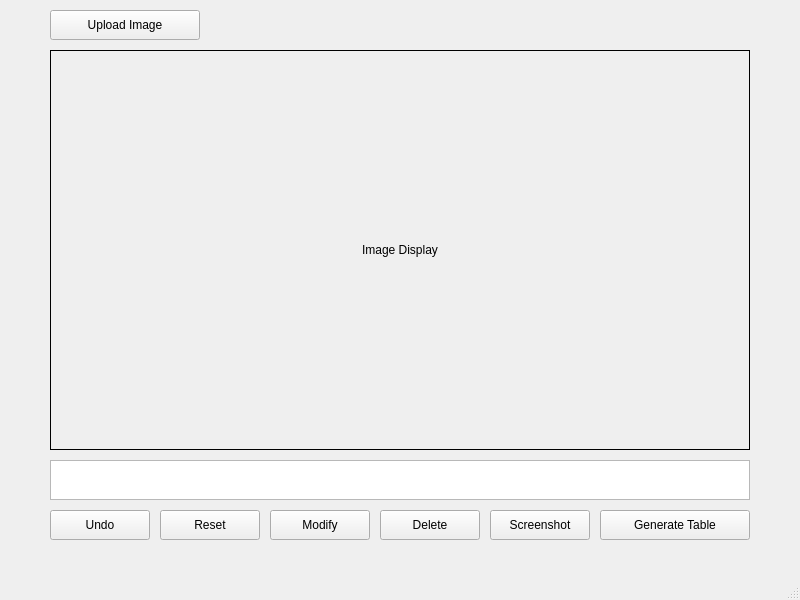
<?xml version="1.0" encoding="UTF-8"?>
<ui version="4.0">
 <class>MainWindow</class>
 <widget class="QMainWindow" name="MainWindow">
  <property name="geometry">
   <rect>
    <x>0</x>
    <y>0</y>
    <width>800</width>
    <height>600</height>
   </rect>
  </property>
  <property name="windowTitle">
   <string>Image Measurement</string>
  </property>
  <widget class="QWidget" name="centralwidget">
   <!-- 上传图像按钮 -->
   <widget class="QPushButton" name="button_upload_image">
    <property name="geometry">
     <rect>
      <x>50</x>
      <y>10</y>
      <width>150</width>
      <height>30</height>
     </rect>
    </property>
    <property name="text">
     <string>Upload Image</string>
    </property>
   </widget>
   <!-- 图像显示区域 -->
   <widget class="QLabel" name="label_image">
    <property name="geometry">
     <rect>
      <x>50</x>
      <y>50</y>
      <width>700</width>
      <height>400</height>
     </rect>
    </property>
    <property name="text">
     <string>Image Display</string>
    </property>
    <property name="alignment">
     <set>Qt::AlignCenter</set>
    </property>
    <property name="frameShape">
     <enum>QFrame::Box</enum>
    </property>
   </widget>
   <!-- 按钮区域 -->
   <widget class="QPushButton" name="button_undo">
    <property name="geometry">
     <rect>
      <x>50</x>
      <y>510</y>
      <width>100</width>
      <height>30</height>
     </rect>
    </property>
    <property name="text">
     <string>Undo</string>
    </property>
   </widget>
   <widget class="QPushButton" name="button_reset">
    <property name="geometry">
     <rect>
      <x>160</x>
      <y>510</y>
      <width>100</width>
      <height>30</height>
     </rect>
    </property>
    <property name="text">
     <string>Reset</string>
    </property>
   </widget>
   <widget class="QPushButton" name="button_modify">
    <property name="geometry">
     <rect>
      <x>270</x>
      <y>510</y>
      <width>100</width>
      <height>30</height>
     </rect>
    </property>
    <property name="text">
     <string>Modify</string>
    </property>
   </widget>
   <widget class="QPushButton" name="button_delete">
    <property name="geometry">
     <rect>
      <x>380</x>
      <y>510</y>
      <width>100</width>
      <height>30</height>
     </rect>
    </property>
    <property name="text">
     <string>Delete</string>
    </property>
   </widget>
   <widget class="QPushButton" name="button_screenshot">
    <property name="geometry">
     <rect>
      <x>490</x>
      <y>510</y>
      <width>100</width>
      <height>30</height>
     </rect>
    </property>
    <property name="text">
     <string>Screenshot</string>
    </property>
   </widget>
   <widget class="QPushButton" name="button_generate_table">
    <property name="geometry">
     <rect>
      <x>600</x>
      <y>510</y>
      <width>150</width>
      <height>30</height>
     </rect>
    </property>
    <property name="text">
     <string>Generate Table</string>
    </property>
   </widget>
   <!-- 日志区域 -->
   <widget class="QTextEdit" name="textEdit_results">
    <property name="geometry">
     <rect>
      <x>50</x>
      <y>460</y>
      <width>700</width>
      <height>40</height>
     </rect>
    </property>
    <property name="readOnly">
     <bool>true</bool>
    </property>
   </widget>
  </widget>
  <widget class="QMenuBar" name="menubar"/>
  <widget class="QStatusBar" name="statusbar"/>
 </widget>
</ui>
